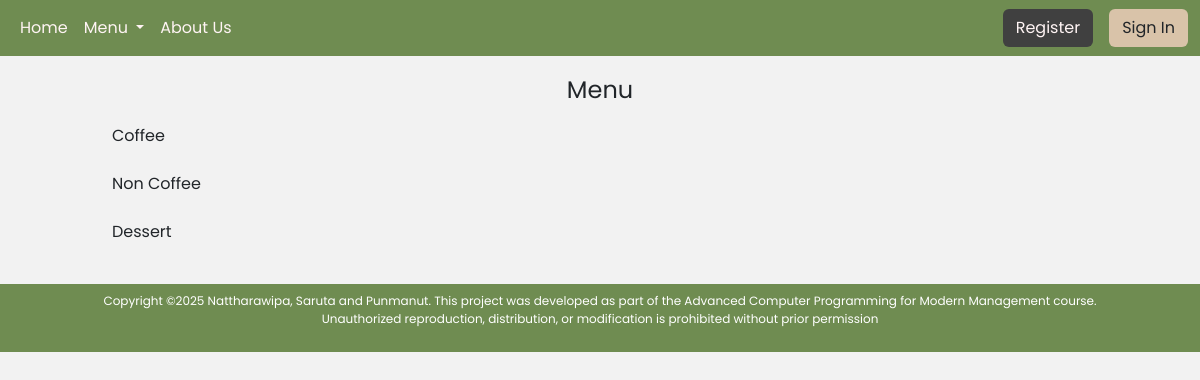
Page /menu.php on the earlier database version.
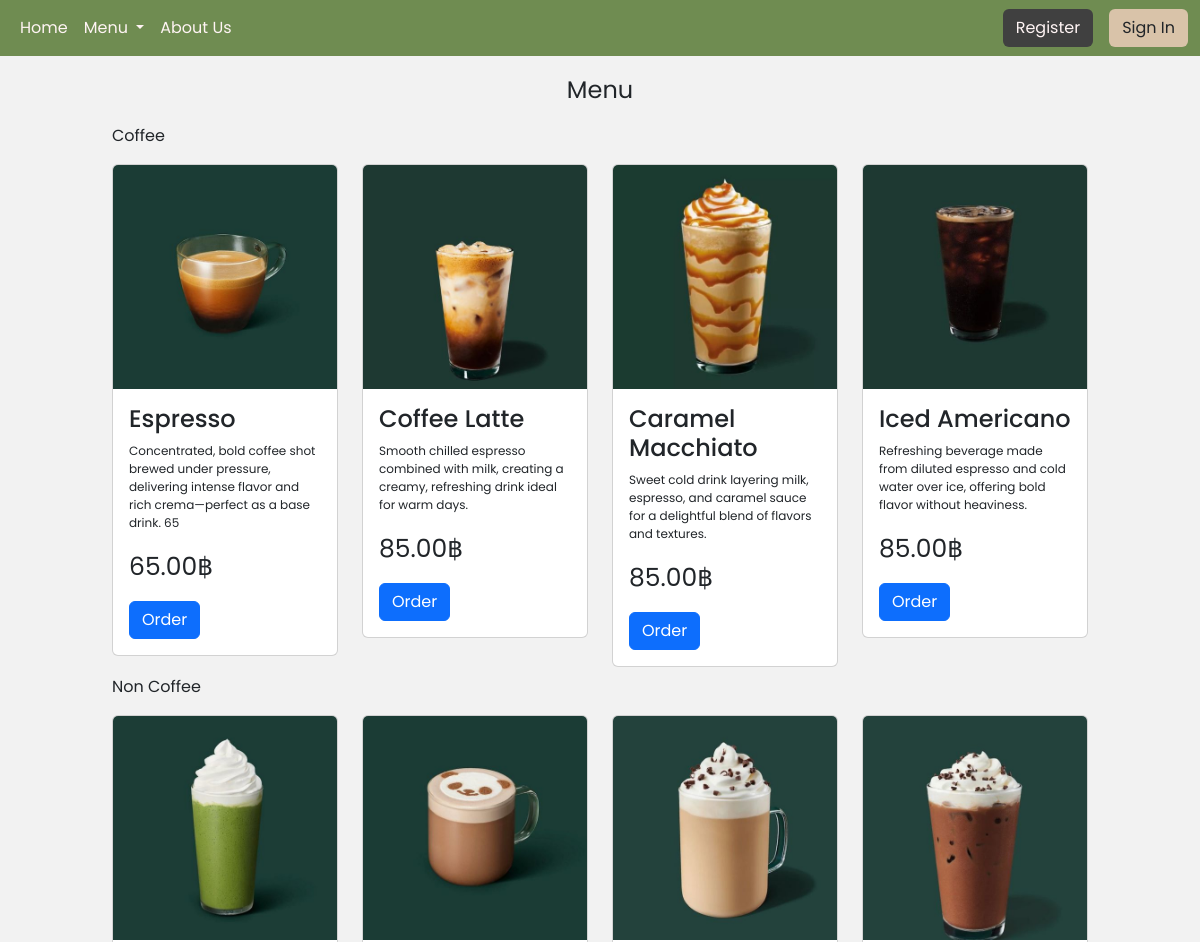
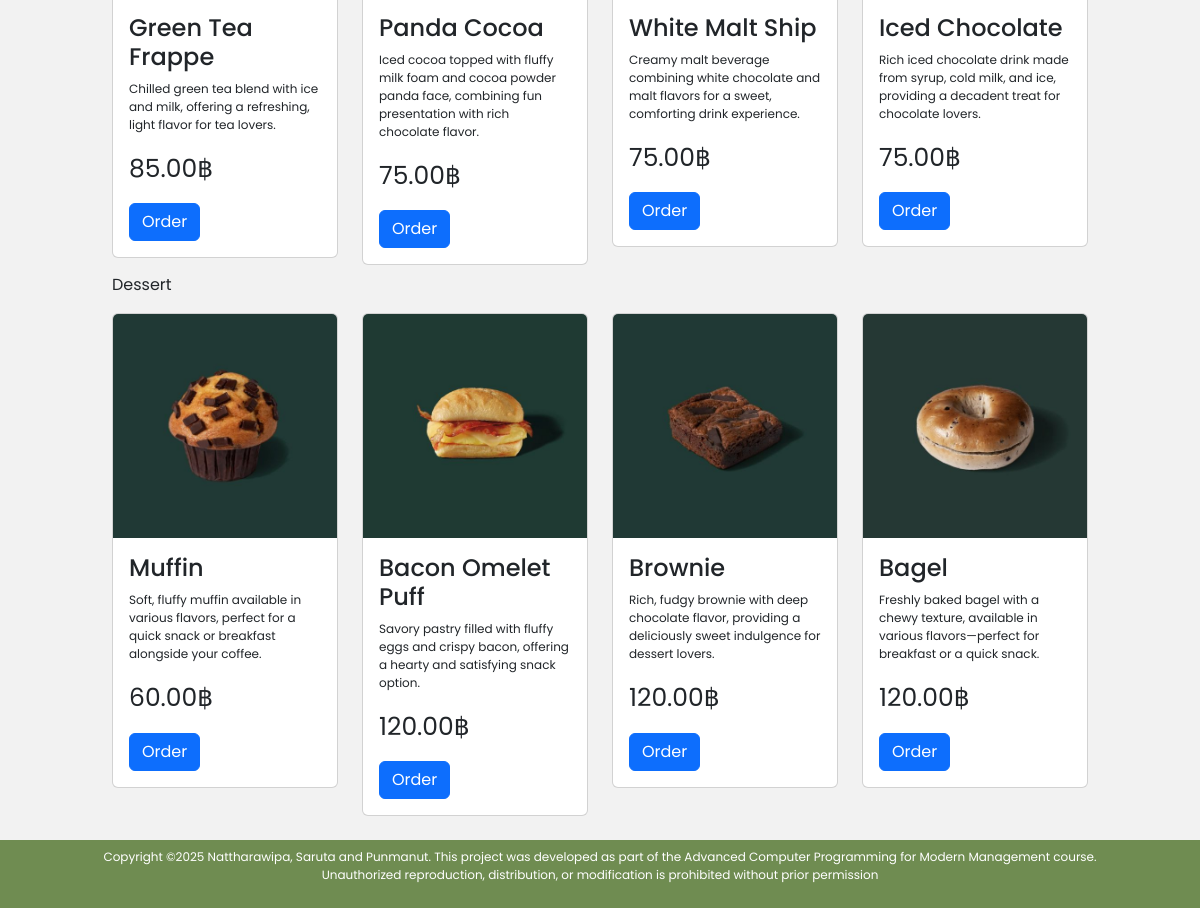
Same page on the later database version (2 pictures, top to bottom).
### tables this page shows
CREATE TABLE `goods` (
  `goods_id` int(11) NOT NULL,
  `name` varchar(50) NOT NULL,
  `description` varchar(250) NOT NULL,
  `price` decimal(10,2) NOT NULL,
  `quantity` int(11) NOT NULL,
  `Coffee` varchar(50) NOT NULL,
  `img` varchar(255) NOT NULL
);

### menu.php (the view, shortened to what this page needs)
<?php
    include_once "php/config.php";
?>
<!DOCTYPE html>
<html lang="en">
<head>
    <link rel="stylesheet" href="css/bootstrap.min.css">
    <link rel="stylesheet" href="style.css">
</head>
<body>
    <?php include_once "navbar.php"; ?>
    <div class="container-fluid">
        <div class="row my-3">
            <div class="col col-md-1 col-lg-1">
            </div>
            <div class="col-12 col-md-10 col-lg-10">
                <div class="row">
                    <p class="text-center fs-4">Menu</p>
                </div>
                <div>
                    <p class="text-start fs-6">Coffee</p>
                </div>
                <div class="row my-2">
                <?php $queryMenuCoffee = "SELECT * FROM goods WHERE Coffee = 'yes'";
                    $result = mysqli_query($connect, $queryMenuCoffee);
                    while ($menu = mysqli_fetch_assoc($result)) {
                ?>
                    <div class="col-12 col-md-3 ol-lg-3">
                        <div class="card">
                            <img src="img-upload/<?= $menu['img']; ?>" class="card-img-top">
                            <div class="card-body">
                                <h4 class="card-title"><?= $menu['name']; ?></h4>
                                <p style="font-size: 12px;"><?= $menu['description']; ?></p>
                                <p style="font-size: 25px;"><?= $menu['price']; ?>฿</p>
                                <a href="orderMenuCoffee.php?id=<?= $menu['goods_id']; ?>" class="btn btn-primary">Order</a>
                            </div>
                        </div>
                    </div>
                <?php } ?>
                </div>
                <div>
                    <p class="text-start fs-6">Non Coffee</p>
                </div>
                <div class="row my-2">
                <?php $queryMenuCoffee = "SELECT * FROM goods WHERE Coffee = 'no'";
                    $result = mysqli_query($connect, $queryMenuCoffee);
                    while ($menu = mysqli_fetch_assoc($result)) {
                ?>
                    <div class="col-12 col-md-3 ol-lg-3">
                        <div class="card">
                            <img src="img-upload/<?= $menu['img']; ?>" class="card-img-top">
                            <div class="card-body">
                                <h4 class="card-title"><?= $menu['name']; ?></h4>
                                <p style="font-size: 12px;"><?= $menu['description']; ?></p>
                                <p style="font-size: 25px;"><?= $menu['price']; ?>฿</p>
                                <a href="orderMenuCoffee.php?id=<?= $menu['goods_id']; ?>" class="btn btn-primary">Order</a>
                            </div>
                        </div>
                    </div>
                <?php } ?>
                </div>
                <div>
                    <p class="text-start fs-6">Dessert</p>
                </div>
                <div class="row my-2">
                <?php $queryMenuCoffee = "SELECT * FROM goods WHERE Coffee = 'des'";
                    $result = mysqli_query($connect, $queryMenuCoffee);
                    while ($menu = mysqli_fetch_assoc($result)) {
                ?>
                    <div class="col-12 col-md-3 ol-lg-3">
                        <div class="card">
                            <img src="img-upload/<?= $menu['img']; ?>" class="card-img-top">
                            <div class="card-body">
                                <h4 class="card-title"><?= $menu['name']; ?></h4>
                                <p style="font-size: 12px;"><?= $menu['description']; ?></p>
                                <p style="font-size: 25px;"><?= $menu['price']; ?>฿</p>
                                <a href="orderMenuCoffee.php?id=<?= $menu['goods_id']; ?>" class="btn btn-primary">Order</a>
                            </div>
                        </div>
                    </div>
                <?php } ?>
                </div>
            </div>
            </div>
        </div>
    <?php include_once "footer.php"; ?>
</body>
</html>

### navbar.php (shortened to what this page needs)
<nav class="navbar navbar-expand-lg" style="background-color: #6F8C51;">
  <div class="container-fluid">
    <div class="collapse navbar-collapse" id="navbarSupportedContent">
      <ul class="navbar-nav me-auto mb-2 mb-lg-0">
        <li class="nav-item">
          <a class="nav-link active" aria-current="page" href="index.php" style="color: #FFF4F4;">Home</a>
        </li>
        <li class="nav-item dropdown">
          <a class="nav-link dropdown-toggle" href="#" role="button" data-bs-toggle="dropdown" aria-expanded="false" style="color: #FFF4F4;">
            Menu
          </a>
        </li>
        <li class="nav-item">
          <a class="nav-link active" aria-current="page" href="aboutus.php" style="color: #FFF4F4;">About Us</a>
        </li>
      </ul>
      <form class="d-flex" role="search">
        <?php if(isset($_SESSION['firstname'])) { ?>
            <span class="navbar-text me-4" style="color: #FFF4F4;">
                Welcome, <?php echo $_SESSION['firstname']; ?>
            </span>
            <a href="cart.php?id=<?= $_SESSION['id']; ?>"><img src="material/shopping-cart.png" width="30px" height="30px" class="me-3 mt-1"></a>
            <a href="index.php?logout='0'" class="btn btn-danger">Sign Out</a>
        <?php } else { ?>
            <a href="register.php" class="btn me-3" style="background-color: #404040; color: #fff4f4;">Register</a>
            <a href="signin.php" class="btn" style="background-color: #d9c3a9;">Sign In</a>
        <?php } ?>
      </form>
    </div>
  </div>
</nav>

### footer.php
<div style="background-color: #6F8C51; color: #fff;" class="p-2">
    <p style="text-align: center; font-size: 12px;" class="mx-5">Copyright ©2025 Nattharawipa, Saruta and Punmanut. This project was developed as part of the Advanced Computer Programming for Modern Management course.<br>
    Unauthorized reproduction, distribution, or modification is prohibited without prior permission</p>
</div>

### style.css (style rules this page uses)
body { background-color: #f2f2f2; font-family: "Poppins", serif; font-weight: 400; font-style: normal; height: 100%; }

Differences in the rows shown:
added goods: img (picture), name "Espresso", description "Concentrated, bold coffee shot brewed under pressure, delivering intense flavor and rich crema—perfect as a base drink. 65", price "65.00"
added goods: img (picture), name "Coffee Latte", description "Smooth chilled espresso combined with milk, creating a creamy, refreshing drink ideal for warm days.", price "85.00"
added goods: img (picture), name "Caramel Macchiato", description "Sweet cold drink layering milk, espresso, and caramel sauce for a delightful blend of flavors and textures.", price "85.00"
added goods: img (picture), name "Iced Americano", description "Refreshing beverage made from diluted espresso and cold water over ice, offering bold flavor without heaviness.", price "85.00"
added goods: img (picture), name "Green Tea Frappe", description "Chilled green tea blend with ice and milk, offering a refreshing, light flavor for tea lovers.", price "85.00"
added goods: img (picture), name "Panda Cocoa", description "Iced cocoa topped with fluffy milk foam and cocoa powder panda face, combining fun presentation with rich chocolate flavor.", price "75.00"
added goods: img (picture), name "White Malt Ship", description "Creamy malt beverage combining white chocolate and malt flavors for a sweet, comforting drink experience.", price "75.00"
added goods: img (picture), name "Iced Chocolate", description "Rich iced chocolate drink made from syrup, cold milk, and ice, providing a decadent treat for chocolate lovers.", price "75.00"
added goods: img (picture), name "Muffin", description "Soft, fluffy muffin available in various flavors, perfect for a quick snack or breakfast alongside your coffee.", price "60.00"
added goods: img (picture), name "Bacon Omelet Puff", description "Savory pastry filled with fluffy eggs and crispy bacon, offering a hearty and satisfying snack option.", price "120.00"
added goods: img (picture), name "Brownie", description "Rich, fudgy brownie with deep chocolate flavor, providing a deliciously sweet indulgence for dessert lovers.", price "120.00"
added goods: img (picture), name "Bagel", description "Freshly baked bagel with a chewy texture, available in various flavors—perfect for breakfast or a quick snack.", price "120.00"
